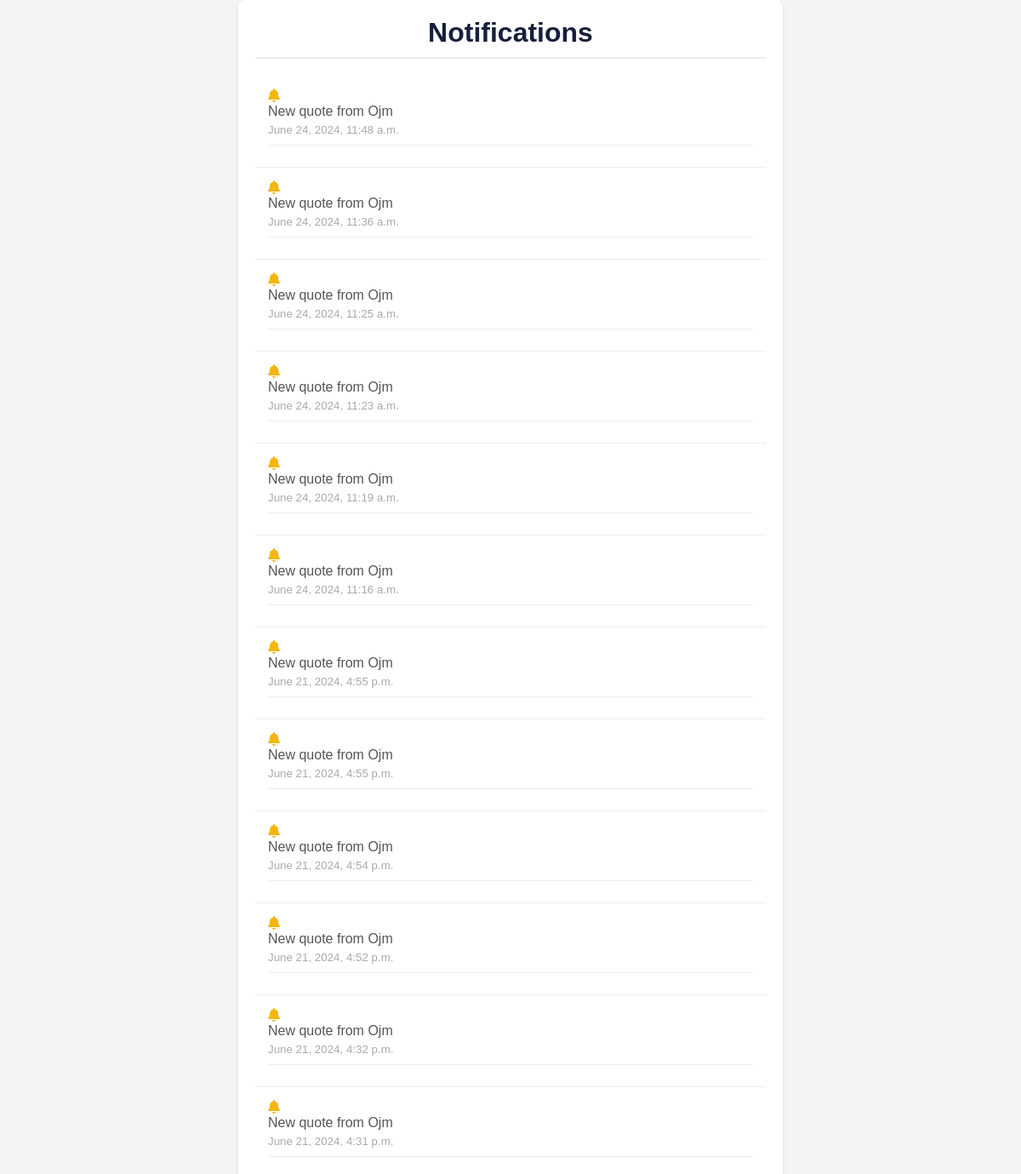
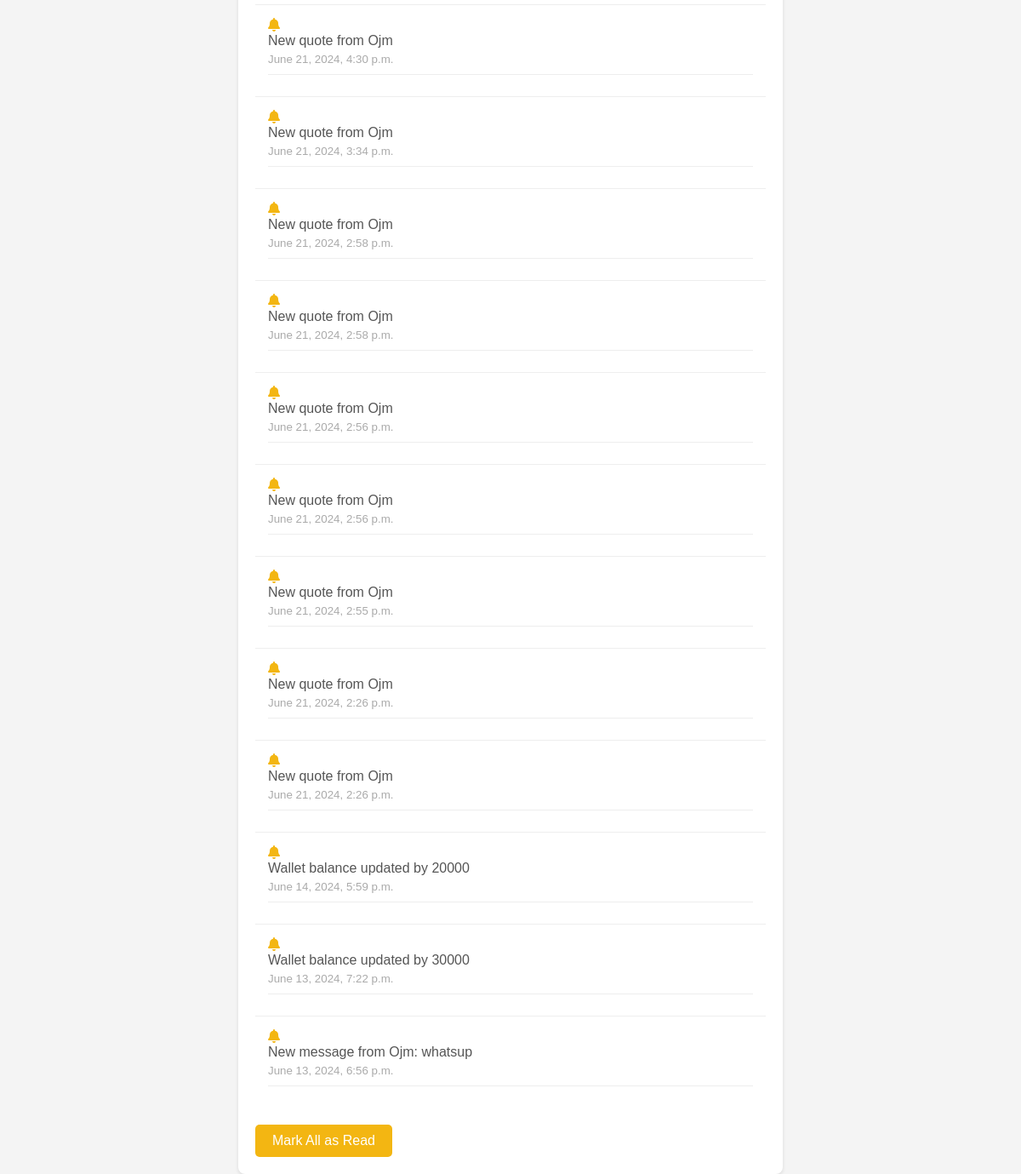
Page /notifications/ (signed in) on the committed database (2 pictures, top to bottom).
### ojm_core/models.py (models this page shows, shortened)
class Notification(models.Model):
    TYPE_CHOICES = [
        ('payment', 'Payment'),
        ('account', 'Account'),
        ('chat', 'Chat'),
    ]
    user = models.ForeignKey(User, on_delete=models.CASCADE)
    message = models.TextField()
    notification_type = models.CharField(max_length=20, choices=TYPE_CHOICES)
    created_at = models.DateTimeField(auto_now_add=True)
    read = models.BooleanField(default=False)
    class Meta:
        ordering = ('-created_at',)

### ojm_core/views.py (the view)
# urls.py: path('notifications/', views.get_notifications, name='notifications'),
@login_required
def get_notifications(request):
    user = request.user
    notifications = Notification.objects.filter(user=user)
    count = Notification.objects.filter(user=user).count()
    notifications.update(read=True)
    context = {
        'notifications': notifications,
        'count':count
    }
    return render(request, 'notifications.html', context)

### templates/notifications.html (shortened to what this page needs)
{% load static %}
<!DOCTYPE html>
<html lang="en">
<head>
    <link rel="stylesheet" href="https://cdnjs.cloudflare.com/ajax/libs/font-awesome/5.15.3/css/all.min.css">
</head>
<body>
    <div class="container">
        <div class="header">
            <h1>Notifications</h1>
        </div>
        <div id="notification-area">
            {% if notifications %}
                {% for notification in notifications %}
                <div class="notification">
                    <i class="fas fa-bell icon"></i>
                    <p>{{ notification.message }}</p>
                    <small>{{ notification.created_at }}</small>
                    <hr>
                </div>
                {% endfor %}
            {% else %}
                <div class="no-notifications">
                    <i class="fas fa-inbox icon"></i>
                    <p>No Notifications</p>
                </div>
            {% endif %}
        </div>
        <a href="#" class="button">Mark All as Read</a>
    </div>
</body>
</html>

### templates/notifications.html (style rules this page uses)
:root { --main-color-one: rgb(243, 182, 18); --main-color-two: rgb(22, 31, 59); }
body { font-family: 'Arial', sans-serif; background-color: #f4f4f4; margin: 0; padding: 0; display: flex; justify-content: center; align-items: center; min-height: 100vh; }
.container { background: #fff; width: 90%; max-width: 600px; padding: 20px; box-shadow: 0 2px 4px rgba(0, 0, 0, 0.1); border-radius: 8px; }
.header { text-align: center; border-bottom: 2px solid #eee; padding-bottom: 10px; margin-bottom: 20px; }
.header h1 { margin: 0; color: var(--main-color-two); }
.notification { padding: 15px; border-bottom: 1px solid #eee; }
.notification:last-child { border-bottom: none; }
.notification p { margin: 0 0 5px; color: #555; }
.notification small { display: block; color: #aaa; }
.icon { margin-right: 10px; color: var(--main-color-one); }
.notification hr { margin: 10px 0; border: none; border-top: 1px solid #eee; }
.button { display: inline-block; padding: 10px 20px; margin-top: 20px; background-color: var(--main-color-one); color: #fff; text-decoration: none; border-radius: 5px; text-align: center; }

### rows in the picture
Notification: message "New quote from Ojm", created_at "June 24, 2024, 11:48 a.m."
Notification: message "New quote from Ojm", created_at "June 24, 2024, 11:36 a.m."
Notification: message "New quote from Ojm", created_at "June 24, 2024, 11:25 a.m."
Notification: message "New quote from Ojm", created_at "June 24, 2024, 11:23 a.m."
Notification: message "New quote from Ojm", created_at "June 24, 2024, 11:19 a.m."
Notification: message "New quote from Ojm", created_at "June 24, 2024, 11:16 a.m."
Notification: message "New quote from Ojm", created_at "June 21, 2024, 4:55 p.m."
Notification: message "New quote from Ojm", created_at "June 21, 2024, 4:55 p.m."
Notification: message "New quote from Ojm", created_at "June 21, 2024, 4:54 p.m."
Notification: message "New quote from Ojm", created_at "June 21, 2024, 4:52 p.m."
Notification: message "New quote from Ojm", created_at "June 21, 2024, 4:32 p.m."
Notification: message "New quote from Ojm", created_at "June 21, 2024, 4:31 p.m."
Notification: message "New quote from Ojm", created_at "June 21, 2024, 4:30 p.m."
Notification: message "New quote from Ojm", created_at "June 21, 2024, 3:34 p.m."
Notification: message "New quote from Ojm", created_at "June 21, 2024, 2:58 p.m."
Notification: message "New quote from Ojm", created_at "June 21, 2024, 2:58 p.m."
Notification: message "New quote from Ojm", created_at "June 21, 2024, 2:56 p.m."
Notification: message "New quote from Ojm", created_at "June 21, 2024, 2:56 p.m."
Notification: message "New quote from Ojm", created_at "June 21, 2024, 2:55 p.m."
Notification: message "New quote from Ojm", created_at "June 21, 2024, 2:26 p.m."
Notification: message "New quote from Ojm", created_at "June 21, 2024, 2:26 p.m."
Notification: message "Wallet balance updated by 20000", created_at "June 14, 2024, 5:59 p.m."
Notification: message "Wallet balance updated by 30000", created_at "June 13, 2024, 7:22 p.m."
Notification: message "New message from Ojm: whatsup", created_at "June 13, 2024, 6:56 p.m."
